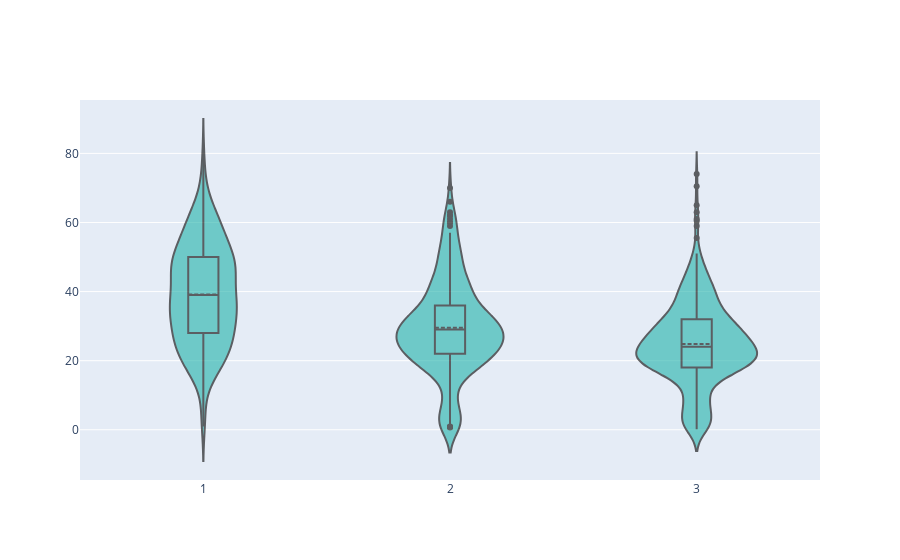

The cell this chart's notebook holds for it:
### Code cell
import plotly.graph_objects as go
fig = go.Figure(data=go.Violin(y=all_data['Age'],x=all_data['Pclass'], box_visible=True, line_color='black',
                               meanline_visible=True, fillcolor='lightseagreen', opacity=0.6,
                               x0='Total Bill'))

fig.update_layout(yaxis_zeroline=False)
fig.show()

### Figure 1 — Plotly figure (JSON) as saved in the notebook; plotly's stock layout.template omitted (floating-point values rounded to 4 significant figures; data arrays with more than 128 entries replaced by an {"elided": "..."} marker saying what was removed)
{"data": [{"box": {"visible": true}, "fillcolor": "lightseagreen", "line": {"color": "black"}, "meanline": {"visible": true}, "opacity": 0.6, "type": "violin", "x": {"elided": "1309 int values"}, "x0": "Total Bill", "y": {"elided": "1309 float values"}}], "layout": {"yaxis": {"zeroline": false}}}
